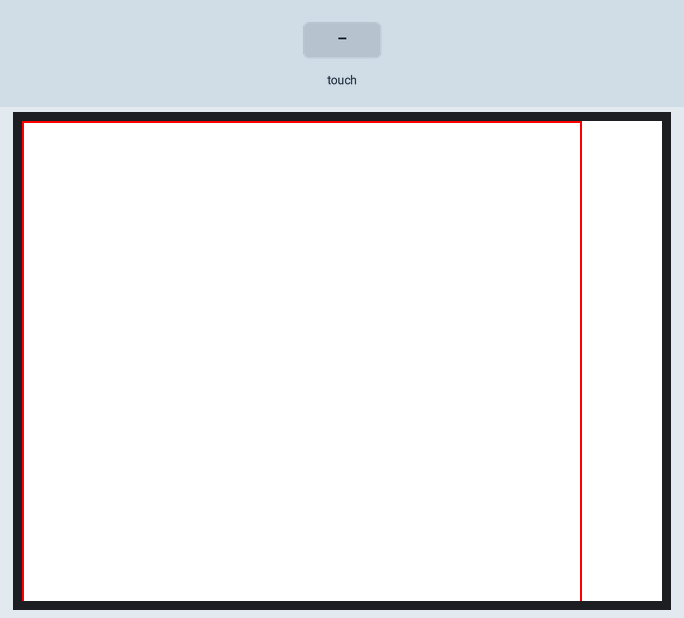
The sketch below on a simulated ESP32. Parts: 320×240 colour display. The inputs (shaded band) are chosen by the test bench. Storage starts empty; what the sketch prints to the serial monitor is not drawn.

Above: at 1.5 s.
1.6 s: screen touched at 13 % across, 10 % down
At 2.6 s:
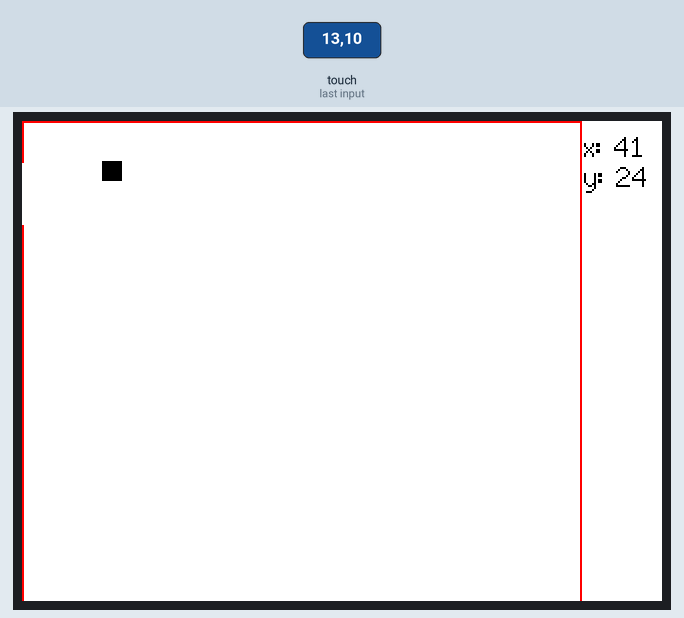
3.1 s: screen touched at 38 % across, 10 % down
At 3.7 s:
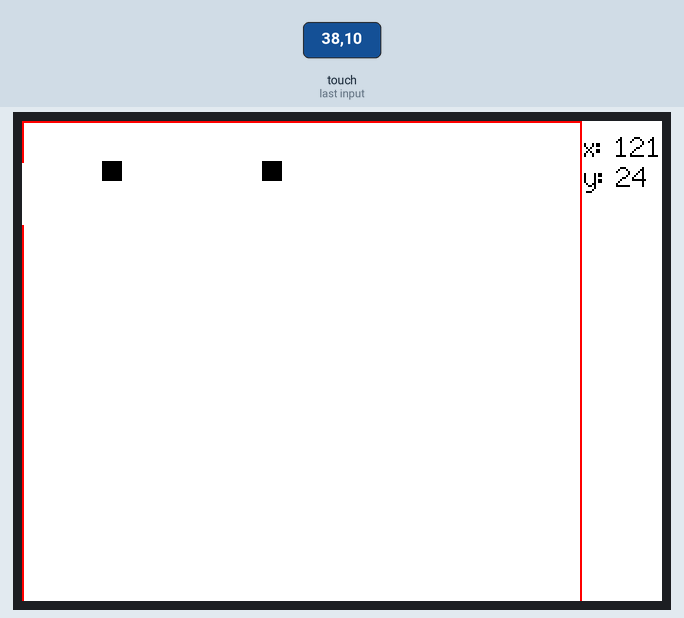
Timing chart, 0 to 6.1 s (numbered marks = the images above; inputs shaded):
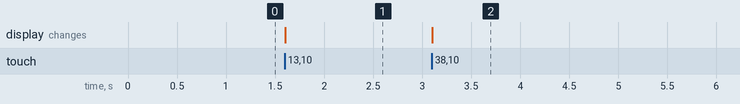

The sketch:

touch_test.ino
```cpp
#include "FS.h"
#include <SPI.h>
#include <TFT_eSPI.h>

TFT_eSPI tft = TFT_eSPI();

#define CALIBRATION_FILE "/calibrationData"
const int width = 28;
const int height = 28;
int d[width][height];

void setup(void) {
  uint16_t calibrationData[5];
  uint8_t calDataOK = 0;
  for(int i=0;i<height;i++){
    for(int j=0;j<width;j++){
      d[j][i]=0;
    }
  }
  Serial.begin(115200);
  Serial.println("starting");

  tft.init();

  tft.setRotation(3);
  tft.fillScreen((0xFFFF));

  tft.setCursor(20, 0, 2);
  tft.setTextColor(TFT_BLACK, TFT_WHITE);
  tft.setTextSize(1);
  tft.println("calibration run");

  // check file system
  if (!SPIFFS.begin()) {
    Serial.println("formatting file system");

    SPIFFS.format();
    SPIFFS.begin();
  }

  // check if calibration file exists
  if (SPIFFS.exists(CALIBRATION_FILE)) {
    File f = SPIFFS.open(CALIBRATION_FILE, "r");
    if (f) {
      if (f.readBytes((char *)calibrationData, 14) == 14)
        calDataOK = 1;
      f.close();
    }
  }
  if (calDataOK) {
    // calibration data valid
    tft.setTouch(calibrationData);
    tft.println("calibrated");
  } else {
    // data not valid. recalibrate
    tft.calibrateTouch(calibrationData, TFT_WHITE, TFT_RED, 15);
    // store data
    File f = SPIFFS.open(CALIBRATION_FILE, "w");
    if (f) {
      f.write((const unsigned char *)calibrationData, 14);
      f.close();
    }
  }

  tft.fillScreen((0xFFFF));
  tft.drawRect(0,0,280,280,TFT_RED);
}

void loop() {
  uint16_t x, y;

  if (tft.getTouch(&x, &y)) {

    tft.setCursor(281, 5, 2);
    tft.printf("x: %i     ", x);
    tft.setCursor(281, 20, 2);
    tft.printf("y: %i    ", y);
    if(x<280&&y<280){
       x=x/10;
       y=y/10;
       d[x][y]=1;
       x=x*10;
       y=y*10;
       tft.fillRect(x, y, 10, 10, TFT_BLACK);
    }else{
       for(int i=0;i<height;i++){
          Serial.println();
          for(int j=0;j<width;j++){
            Serial.printf("%d ",d[j][i]);
          }
       }
    }
  }
}
```

Measured:
- after the input at 1.6 s, the display: changes at once (image 1)
- after the input at 3.1 s, the display: changes at once (image 2)
